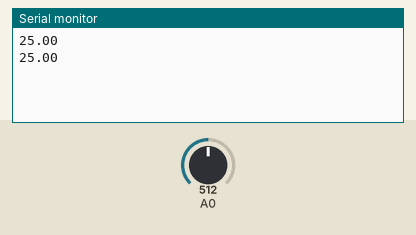
Simulated run of this sketch. Board: Arduino Uno, built with avr-gcc and run on an emulated ATmega328P. Parts: the last lines printed to the serial monitor. Inputs (shaded band) come from the test bench; at power-on: A0 = 512.

Above: at 1.8 s.
1.9 s: A0 set to 716
At 2.8 s:
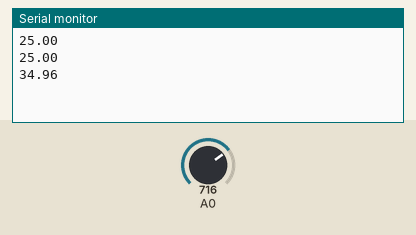
3.4 s: A0 set to 900
At 4.8 s:
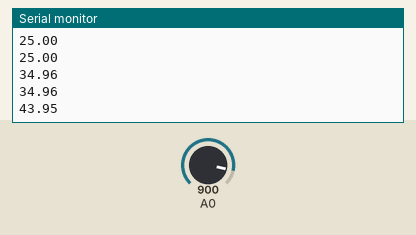
Timing chart, 0 to 6.4 s (numbered marks = the images above; inputs shaded):
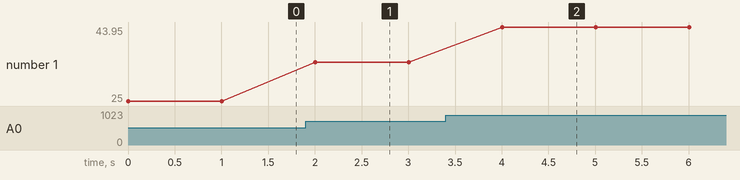

The sketch:

AnalogReadSerial.ino
```cpp
int val;
//int tempPin = A;

void setup()
{
  Serial.begin(9600);
}
void loop()
{
  val = analogRead(A0);
  float mv = ( val / 1024.0) * 5000;
  float cel = mv / 100;
  //float farh = (cel * 9) / 5 + 32;

  //Serial.print("TEMPRATURE = ");
  Serial.println(cel);
  //Serial.print("*C");
  //Serial.println();
  delay(1000);

  /* uncomment this to get temperature in farenhite
    Serial.print("TEMPRATURE = ");
    Serial.print(farh);
    Serial.print("*F");
    Serial.println();


  */
}
```

Measured:
- after the input at 1.9 s, the serial monitor: prints a new line after 0.10 s (image 1)
- after the input at 3.4 s, the serial monitor: prints a new line after 0.60 s (image 2)
- plotted number 1: 25 → 34.96 after the input at 1.9 s, 34.96 → 43.95 after the input at 3.4 s
